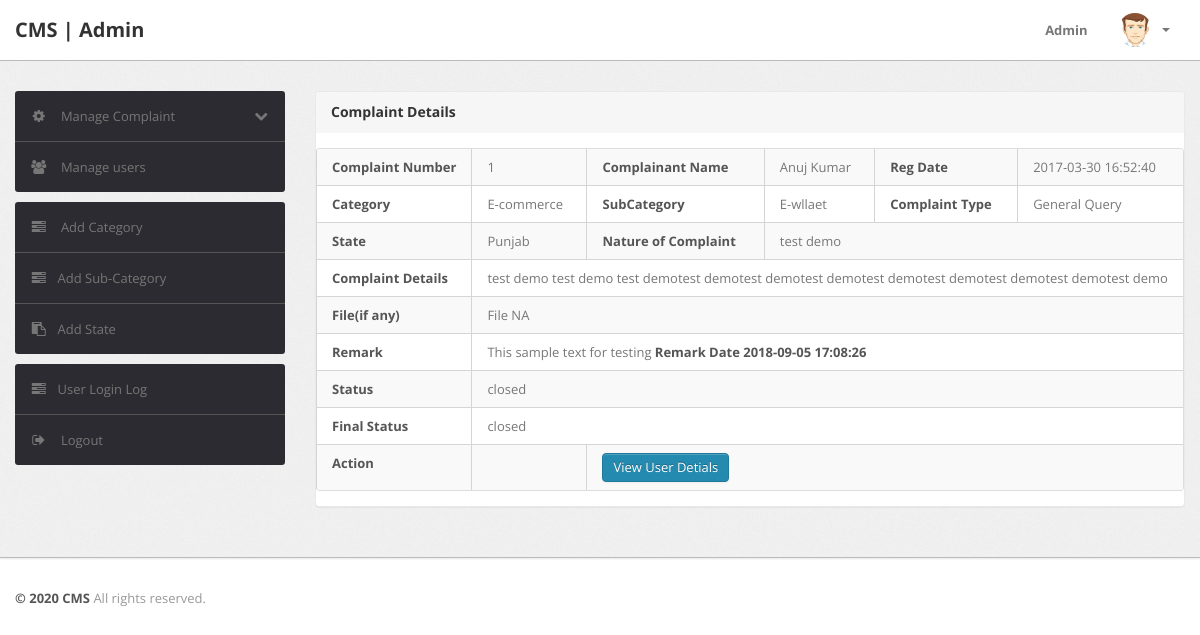
Page /admin/complaint-details.php?cid=1 (signed in) on the committed database.
### tables this page shows
CREATE TABLE `tblcomplaints` (
  `complaintNumber` int(11) NOT NULL,
  `userId` int(11) NOT NULL,
  `category` int(11) NOT NULL,
  `subcategory` varchar(255) NOT NULL,
  `complaintType` varchar(255) NOT NULL,
  `state` varchar(255) NOT NULL,
  `noc` varchar(255) NOT NULL,
  `complaintDetails` mediumtext NOT NULL,
  `complaintFile` varchar(255) DEFAULT NULL,
  `regDate` timestamp NOT NULL DEFAULT CURRENT_TIMESTAMP,
  `status` varchar(50) DEFAULT NULL,
  `lastUpdationDate` timestamp NULL DEFAULT '0000-00-00 00:00:00' ON UPDATE CURRENT_TIMESTAMP
);

CREATE TABLE `users` (
  `id` int(11) NOT NULL,
  `fullName` varchar(255) DEFAULT NULL,
  `userEmail` varchar(255) DEFAULT NULL,
  `password` varchar(255) DEFAULT NULL,
  `contactNo` bigint(11) DEFAULT NULL,
  `address` tinytext,
  `State` varchar(255) DEFAULT NULL,
  `country` varchar(255) DEFAULT NULL,
  `pincode` int(6) DEFAULT NULL,
  `userImage` varchar(255) DEFAULT NULL,
  `regDate` timestamp NOT NULL DEFAULT CURRENT_TIMESTAMP,
  `updationDate` timestamp NULL DEFAULT '0000-00-00 00:00:00' ON UPDATE CURRENT_TIMESTAMP,
  `status` int(1) DEFAULT NULL
);

CREATE TABLE `category` (
  `id` int(11) NOT NULL,
  `categoryName` varchar(255) NOT NULL,
  `categoryDescription` longtext NOT NULL,
  `creationDate` timestamp NOT NULL DEFAULT CURRENT_TIMESTAMP,
  `updationDate` varchar(255) DEFAULT NULL
);

CREATE TABLE `complaintremark` (
  `id` int(11) NOT NULL,
  `complaintNumber` int(11) NOT NULL,
  `status` varchar(255) NOT NULL,
  `remark` mediumtext NOT NULL,
  `remarkDate` timestamp NOT NULL DEFAULT CURRENT_TIMESTAMP
);

### admin/complaint-details.php (the view, shortened to what this page needs)
<?php
include('include/config.php');
if(strlen($_SESSION['alogin'])==0)
	{
header('location:index.php');
}
else{
?>
<!DOCTYPE html>
<html lang="en">
<head>
	<link type="text/css" href="bootstrap/css/bootstrap.min.css" rel="stylesheet">
	<link type="text/css" href="bootstrap/css/bootstrap-responsive.min.css" rel="stylesheet">
	<link type="text/css" href="css/theme.css" rel="stylesheet">
	<link type="text/css" href="images/icons/css/font-awesome.css" rel="stylesheet">
</head>
<body>
<?php include('include/header.php');?>
	<div class="wrapper">
		<div class="container">
			<div class="row">
<?php include('include/sidebar.php');?>
			<div class="span9">
					<div class="content">
	<div class="module">
							<div class="module-head">
								<h3>Complaint Details</h3>
							</div>
							<div class="module-body table">
								<table cellpadding="0" cellspacing="0" border="0" class="datatable-1 table table-bordered table-striped	 display" width="100%">
									<tbody>
<?php $st='closed';
$query=mysqli_query($bd, "select tblcomplaints.*,users.fullName as name,category.categoryName as catname from tblcomplaints join users on users.id=tblcomplaints.userId join category on category.id=tblcomplaints.category where tblcomplaints.complaintNumber='".$_GET['cid']."'");
while($row=mysqli_fetch_array($query))
{
?>
										<tr>
											<td><b>Complaint Number</b></td>
											<td><?php echo htmlentities($row['complaintNumber']);?></td>
											<td><b>Complainant Name</b></td>
											<td> <?php echo htmlentities($row['name']);?></td>
											<td><b>Reg Date</b></td>
											<td><?php echo htmlentities($row['regDate']);?>
											</td>
										</tr>
<tr>
											<td><b>Category </b></td>
											<td><?php echo htmlentities($row['catname']);?></td>
											<td><b>SubCategory</b></td>
											<td> <?php echo htmlentities($row['subcategory']);?></td>
											<td><b>Complaint Type</b></td>
											<td><?php echo htmlentities($row['complaintType']);?>
											</td>
										</tr>
<tr>
											<td><b>State </b></td>
											<td><?php echo htmlentities($row['state']);?></td>
											<td ><b>Nature of Complaint</b></td>
											<td colspan="3"> <?php echo htmlentities($row['noc']);?></td>
										</tr>
<tr>
											<td><b>Complaint Details </b></td>
											<td colspan="5"> <?php echo htmlentities($row['complaintDetails']);?></td>
										</tr>
<tr>
											<td><b>File(if any) </b></td>
											<td colspan="5"> <?php $cfile=$row['complaintFile'];
if($cfile=="" || $cfile=="NULL")
{
  echo "File NA";
}
else{?>
<a href="complaintdocs/<?php echo htmlentities($row['complaintFile']);?>" ?> View File</a>
<?php } ?></td>
</tr>
<?php $ret=mysqli_query($bd, "select complaintremark.remark as remark,complaintremark.status as sstatus,complaintremark.remarkDate as rdate from complaintremark join tblcomplaints on tblcomplaints.complaintNumber=complaintremark.complaintNumber where complaintremark.complaintNumber='".$_GET['cid']."'");
while($rw=mysqli_fetch_array($ret))
{
?>
<tr>
<td><b>Remark</b></td>
<td colspan="5"><?php echo  htmlentities($rw['remark']); ?> <b>Remark Date <?php echo  htmlentities($rw['rdate']); ?></b></td>
</tr>
<tr>
<td><b>Status</b></td>
<td colspan="5"><?php echo  htmlentities($rw['sstatus']); ?></td>
</tr>
<?php }?>
<tr>
<td><b>Final Status</b></td>
											<td colspan="5"><?php if($row['status']=="")
											{ echo "Not Process Yet";
} else {
										 echo htmlentities($row['status']);
										 }?></td>
										</tr>
<tr>
											<td><b>Action</b></td>
											<td>
											<?php if($row['status']=="closed"){
												} else {?>
<a href="javascript:void(0);" onClick="popUpWindow('http://localhost/Complaint Management System/admin/updatecomplaint.php?cid=<?php echo htmlentities($row['complaintNumber']);?>');" title="Update order">
											 <button type="button" class="btn btn-primary">Take Action</button></td>
											</a><?php } ?></td>
											<td colspan="4">
											<a href="javascript:void(0);" onClick="popUpWindow('http://localhost/Complaint Management System/admin/userprofile.php?uid=<?php echo htmlentities($row['userId']);?>');" title="Update order">
											 <button type="button" class="btn btn-primary">View User Detials</button></a></td>
										</tr>
										<?php  } ?>
								</table>
							</div>
						</div>
					</div>
				</div>
			</div>
		</div>
	</div>
<?php include('include/footer.php');?>
</body>
<?php } ?>

### admin/css/theme.css (style rules this page uses)
body { font-size: 13px; font-family: 'Open Sans', Arial, sans-serif; background: #fff; color: #777 }
h1, h2, h3, h4, h5, h6 { color: #333; margin-top: 0 }
h3 { font-size: 20px }
strong, b { color: #555 }
.wrapper { background: url(../images/bg.png) #eee; border-bottom: 1px solid #bbb; -webkit-box-shadow: 0 1px 2px rgba(0,0,0,0.1); -moz-box-shadow: 0 1px 2px rgba(0,0,0,0.1); box-shadow: 0 1px 2px rgba(0,0,0,0.1); padding: 30px 0 }
select, textarea, input[type="text"], input[type="password"], input[type="datetime"], input[type="datetime-local"], input[type="date"], input[type="month"], input[type="time"], input[type="week"], input[type="number"], input[type="email"], input[type="url"], input[type="search"], input[type="tel"], input[type="color"], .uneditable-input, label, input, button, select, textarea { -webkit-border-radius: 3px; -moz-border-radius: 3px; border-radius: 3px; font-size: 13px; font-family: 'Open Sans', Tahoma, Arial, sans-serif }
.module { background: #fff; -webkit-border-radius: 3px; -moz-border-radius: 3px; border-radius: 3px; border: 1px solid #ccc; border-bottom-color: #bbb; -webkit-box-shadow: 0 0 1px rgba(0,0,0,0.2); -moz-box-shadow: 0 0 1px rgba(0,0,0,0.2); box-shadow: 0 0 1px rgba(0,0,0,0.2); margin-bottom: 30px }
.btn, .btn-box { -webkit-border-radius: 3px; -moz-border-radius: 3px; border-radius: 3px }
.btn { font-size: 13px; font-weight: 600 }
.btn { display: inline-block; margin-bottom: 0; font-weight: 400; text-align: center; vertical-align: middle; cursor: pointer; background-image: none; border: 1px solid transparent; white-space: nowrap; padding: 4px 10px; font-size: 13px; line-height: 1.42857; border-radius: 4px; -webkit-user-select: none; -moz-user-select: none; -ms-user-select: none; user-select: none }
.btn-primary { color: #fff; background-color: #248aaf; border-color: #20799a }
.table { margin-bottom: 0 }
.table th, .table td { border-color: #d5d5d5!important }
.table-bordered thead:first-child tr:first-child>th:first-child, .table-bordered tbody:first-child tr:first-child>td:first-child { -webkit-border-top-left-radius: 2px; -moz-border-radius-topleft: 2px; border-top-left-radius: 2px }
.table-bordered thead:first-child tr:first-child>th:last-child, .table-bordered tbody:first-child tr:first-child>td:last-child { -webkit-border-top-right-radius: 2px; -moz-border-radius-topright: 2px; border-top-right-radius: 2px }
.table-bordered thead:last-child tr:last-child>th:first-child, .table-bordered tbody:last-child tr:last-child>td:first-child, .table-bordered tfoot:last-child tr:last-child>td:first-child { -webkit-border-bottom-left-radius: 2px; -moz-border-radius-bottomleft: 2px; border-bottom-left-radius: 2px }
.table-bordered thead:last-child tr:last-child>th:last-child, .table-bordered tbody:last-child tr:last-child>td:last-child, .table-bordered tfoot:last-child tr:last-child>td:last-child { -webkit-border-bottom-right-radius: 2px; -moz-border-radius-bottomright: 2px; border-bottom-right-radius: 2px }
.module { box-shadow: 0 0 3px rgba(0,0,0,.1); border-color: #e9e9e9; margin-bottom: 20px; background-color: #fff; border-radius: 4px; -webkit-box-shadow: 0 1px 1px rgba(0,0,0,.05); box-shadow: 0 1px 1px rgba(0,0,0,.05); }
.module-head { color: #767676; background-color: #f6f6f6; border-color: #e9e9e9; padding: 10px 15px; border-bottom: 1px solid transparent; border-top-right-radius: 3px; border-top-left-radius: 3px; }
.module-head h3 { font-size: 14px; line-height: 20px; height: 20px; margin: 0 }
.module-body { padding: 15px }
.module-body.table { padding: 15px 0 }
.module-body.table .table th, .module-body.table .table td { padding-left: 15px; padding-right: 15px }

### rows in the picture
tblcomplaints: complaintNumber "1", userId.fullName "Anuj Kumar", regDate "2017-03-30 16:52:40", category.categoryName "E-commerce", subcategory "E-wllaet", complaintType "General Query", state "Punjab", noc "test demo", complaintDetails "test demo test demo test demotest demotest demotest demotest demotest demotest demotest demotest demo", status "closed"
complaintremark: remark "This sample text for testing", remarkDate "2018-09-05 17:08:26", status "closed"
